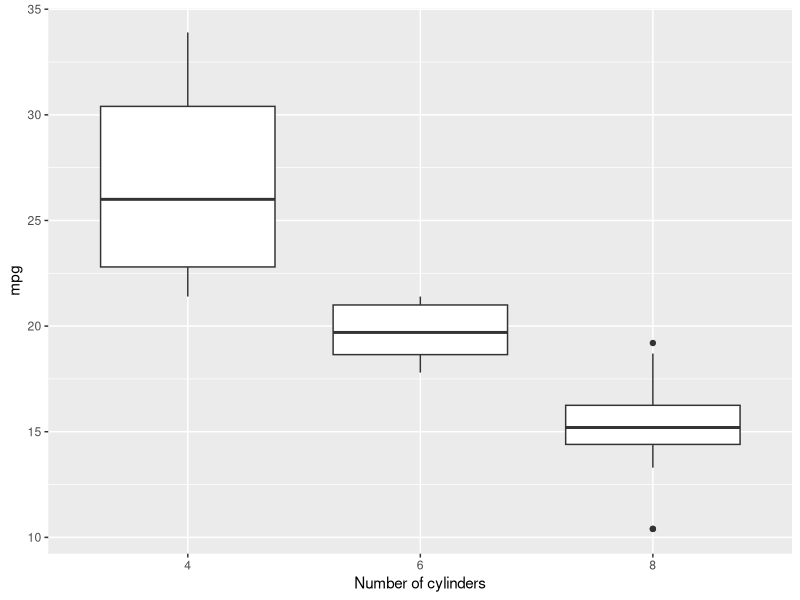
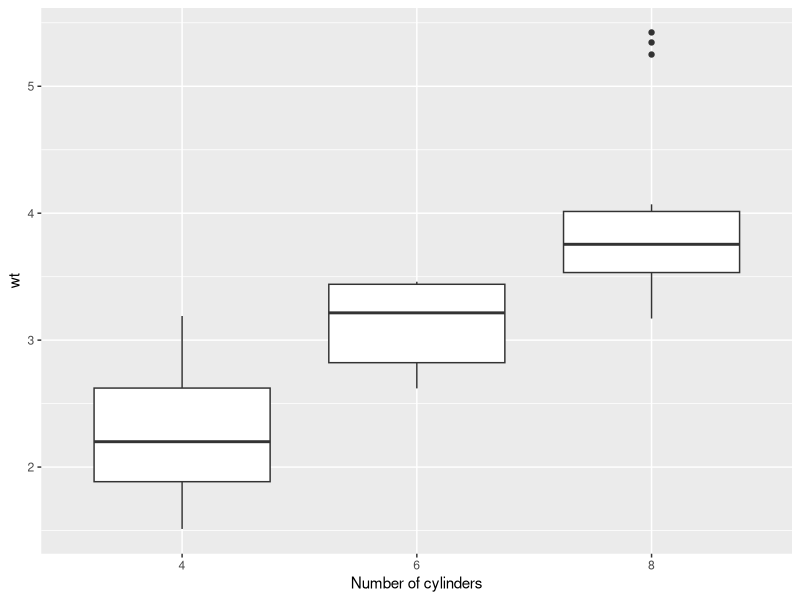

Recreate these plots in R, in order.
## ---- chunk 1
knitr::opts_chunk$set(echo = TRUE, collapse=TRUE, cache=TRUE)
library(tidyverse)
## ---- chunk 2
plot.mpg <- mtcars %>%
	ggplot(aes(factor(cyl), mpg)) + 
	geom_boxplot()

plot.wt <- mtcars %>%
	ggplot(aes(factor(cyl), wt)) + 
	geom_boxplot()
## ---- chunk 3
myplotsettings <- xlab("Number of cylinders")
## ---- chunk 4
plot.mpg + myplotsettings
## ---- chunk 5
plot.wt + myplotsettings
